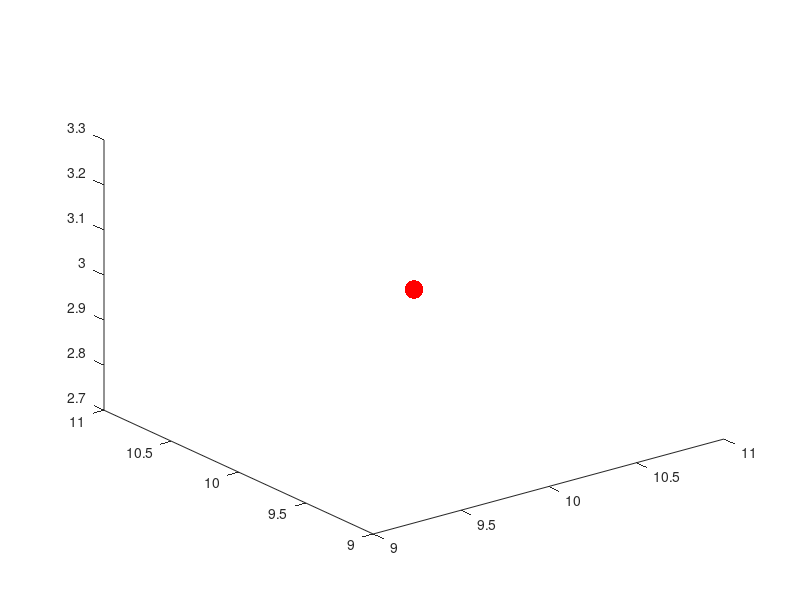

MATLAB code to generate this figure: (Note: this script raises an error after producing the figure.)
clear global
close all

video = false; % if want to save a movie, then let video = true
if(video)
    writerObj = VideoWriter('../videos/Ball_and_meshgrid.mp4','MPEG-4');
    writerObj.FrameRate = 30;
    open(writerObj);
end

%%%%%%%%%%%%%%%%%%%%%%%%%%%%%%%%%%%%%%%%%%%%%%%%%%%%%%%%%%%%%%%%%%%%%%%%%%%
%%%%%%%%%%%%%%%%%%%%%%%%%%%%%%% VARIABLES %%%%%%%%%%%%%%%%%%%%%%%%%%%%%%%%%
%%%%%%%%%%%%%%%%%%%%%%%%%%%%%%%%%%%%%%%%%%%%%%%%%%%%%%%%%%%%%%%%%%%%%%%%%%%

% Variables for the mashgrid
n1=30;
n2=30;
h1=0.5;
h2=0.5;
x=1:h1:n1;
y=1:h2:n2;
r_m=0.5;

lmax_m = (n1-1)*n2+(n2-1)*n1;       % linkmunber
kmax_m = n1*n2;                     % piontmunber
R0_m = r_m*ones(lmax_m,1);                % rest length
S_m = 1000000*ones(lmax_m,1);           % Stiffness
D_m = 0*ones(lmax_m,1);              % Damping constant
m = 0.5;                               % Mass of the points
M_m = m*ones(kmax_m,1);               % Mass array

g = 9.8;                            % gravity constant


%link_h = 1:(n1-1)*n2;
%link_v = (n1-1)*n2+1;
nskip = 20;
X_m = zeros(kmax_m,3);              % setup position of the points on the meshgrid
for i = 1:n1
    for j = 1:n2
index=(i-1)*n1+j;
X_m(index,:)=[x(i),y(j),0];
    end
end 

% Indexing all points on the meshgrid with indeces of links
jj_m=zeros(lmax_m,1);kk_m=zeros(lmax_m,1);
for k=1:n1-1
    for l=1:n2
        jj_m(k+(n1-1)*(l-1))=k+n1*(l-1);  kk_m(k+(n1-1)*(l-1))=k+n1*(l-1)+1;
    end
end
for l=1:n2-1
    for k=1:n1
        jj_m((n1-1)*n2+l+(n2-1)*(k-1))=k+n1*(l-1);
        kk_m((n1-1)*n2+l+(n2-1)*(k-1))=k+n1*l;
    end
end

% Variables for Ball and links bewteen ball and the meshgrid
r_b = 1;
xpb=10;
ypb=10;
zpb=3;
R0_b = zeros(kmax_m,1);
X_b = [xpb,ypb,zpb];
S_b = zeros(kmax_m,1);
D_b = zeros(kmax_m,1);
M_b = 2;

% Merge all the variables

kmax = kmax_m + 1;                  % number of points on the meshgrid + the ball
lmax = lmax_m + kmax_m;             
% number of the links on the meshgrid + all the links that link ball and points on the meshgrid
jj = zeros(lmax,1);                   % index of points of one end of any link
kk = zeros(lmax,1);                   % index of points of the other end of any link
for p = 1:lmax_m
    jj(p)=jj_m(p);
    kk(p)=kk_m(p);
end
for p = (lmax_m+1):lmax
    jj(p) = p-lmax_m;
    kk(p) = kmax;
end
X = zeros(kmax,3);                   % set up position for all the points on the meshgrid
for k=1:kmax-1
    X(k,:)=X_m(k,:);                 % set up position for the ball specifically
end
X(kmax,:)=X_b;

R0 = [R0_m;R0_b];
S = [S_m;S_b];
D = [D_m;D_b];
M = [M_m;M_b];

%G=m*g;
%U_b = zeros(zpb,3);

%T=sqrt(2*zpb/g); % 设置下落时间
%H0=zpb;
%dt=0.001;%高度更新时间周期

%%%%%%%%%%%%%%%%%%%%%%%%%%%%%%%%%%%%%%%%%%%%%%%%%%%%%%%%%%%%%%%%%%%%%%%%%%%
%%%%%%%%%%%%%%%%%%%%%%%%%%%% Set up Animation %%%%%%%%%%%%%%%%%%%%%%%%%%%%%
%%%%%%%%%%%%%%%%%%%%%%%%%%%%%%%%%%%%%%%%%%%%%%%%%%%%%%%%%%%%%%%%%%%%%%%%%%%

lm = 1:lmax_m;                       % indeces of links on the meshgrid
lb = (lmax_m+1):lmax;                % indeces of links between ball and points on the meshgrid
pm = 1:kmax_m;                       % indeces of points on the meshgrid
figure(1);
fig = figure(1);
    phb=plot3(X_b(1,1),X_b(1,2),X_b(1,3),".","Markersize",40,"Color","r");  % plot the ball
    hold on
    phm=plot3(X(pm,1),X(pm,2),X(pm,3),"O","Markersize",6,"Color","b");         % plot points of the meshgrid
%    lhm=plot3([X(jj(lm),1),X(kk(lm),1)]',[X(jj(lm),2),X(kk(lm),2)]',...
%        [X(jj(lm),3),X(kk(lm),3)]',"Color","b","LineWidth",1);            % plot links on the meshgrid
%    lhb=plot3([X(jj(lb),1),X(kk(lb),1)]',[X(jj(lb),2),X(kk(lb),2)]',...
%        [X(jj(lb),3),X(kk(lb),3)]',"Color","g","LineWidth",1); 
    
 % plot links between ball and points on the meshgrid
 hold on
    axis equal
    axis manual
    axis([0,n1/2+1,0,n2/2+1,-5,5]);
 drawnow


tmax = 5;   % duration of simulation (s)
clockmax = 100000; %number of time steps
dt = tmax/clockmax; %(s)
X_save=zeros(clockmax,3);
t_save=zeros(clockmax,1);
E_save = zeros(clockmax,1);
Eb_save = zeros(clockmax,1);
Em_save = zeros(clockmax,1);
Ek = zeros(clockmax,1);
Epg = zeros(clockmax,1);
Eps = zeros(clockmax,1);
Xm_z = zeros(kmax_m,1);                      % array to store the height of points on the meshgrid
Hmax_save = zeros(clockmax,1);               % store maximum height of the mesh
Hmin_save = zeros(clockmax,1);               % store minimum height of the mesh
Hb_save = zeros(clockmax,1);                 % store height of ball

fixed = [1,n1,n1*n2-n1+1,n1*n2];   % Set up fixed points

%%%%%%%%%%%%%%%%%%%%%%%%%%%%%%%%%%%%%%%%%%%%%%%%%%%%%%%%%%%%%%%%%%%%%%%%%%%
%%%%%%%% original codes for directly apply a force to the meshgrid %%%%%%%%
%forced = 15; %Set up where we apply the force

t_ext_start = 5; %time that external force starts (s)
%t_ext_stop =  1; %time that external force stops (s)
%F_ext = -10*m*g; %external force (Kg.m/s^2)
%%%%%%%%%%%%%%%%%%%%%%%%%%%%%%%%%%%%%%%%%%%%%%%%%%%%%%%%%%%%%%%%%%%%%%%%%%%


%initialize velocity
U = zeros(kmax,3);
U(kmax,:) = [0,0,-10];
U_norm = zeros(kmax,1);

%initialize difference between the ball and any point on the meshgrid
X_mb = zeros(kmax_m,3);
d_mb = zeros(kmax_m,1);

for clock=1:clockmax
  t = clock*dt;

%%%%%%% compare distance between the ball and points on the meshgrid %%%%%%
  for k=1:kmax_m
    X_mb(k,:) = X(kmax,:) - X(k,:);
    d_mb(k,1) = sqrt(sum(X_mb(k,:).^2,2)); %compute distance between each point on 
                                           %the meshgrid and ball
  end
  d_min = min(d_mb);

% reset the links between ball and points on the meshgrid (disconnect them)

for l = (lmax_m+1):lmax
    R0(l) = 0;
    S(l) = 0;
    D(l) = 0;
end

% throw away all points between ball and meshgrid if distance is big
  if (d_min > r_b+r_m)
    l_mb = [];
  end

% select points with distance smaller than r_b+r_m
  if (d_min <= r_b+r_m)
    %d_mb2 = d_mb - d_min*ones(kmax_m,1);
    %l_mb = lmax_m + find(~d_mb2);         % find all the indices of the 
                                          % links that we want to connect 
    l_mb = lmax_m + find(d_mb <= r_b+r_m);
    
  end
  
% connect ball and selected points 
  for l = l_mb
    R0(l) = r_m+r_b;
    S(l) = 500;
    D(l) = 0;
  end

%%%%%%%%%%%%%%%%%%%%% start to compute the motion %%%%%%%%%%%%%%%%%%%%%%%%%
  DX = X(jj,:) - X(kk,:); %link vectors
  DU = U(jj,:) - U(kk,:); %link velocity difference vectors
  R = sqrt(sum(DX.^2,2)); %link lengths
  T = S.*(R-R0) + (D./R).*sum(DX.*DU,2); %link tensions
  TR=T./R; %link tensions divided by link lengths
  FF=[TR,TR,TR].*DX; %link force vectors

  F=zeros(kmax,3); %initialize force array for mass points 
  F(1:kmax_m,3) = - m*g*ones(kmax_m,1);    %apply force of gravity to each meshgrid point
  F(kmax,3) = - M_b*g;       %apply force of gravity to the ball

  % For each link, add its force with correct sign
  % to the point at each end of the link:
  for link=1:lmax
    F(kk(link),:)=F(kk(link),:)+FF(link,:);
    F(jj(link),:)=F(jj(link),:)-FF(link,:);
  end

  %disp(norm(U(kmax,:)));
  %disp(norm(U(500,:)));

%%%%%%%%%%%%%%%%%%%%%%%%%%%%%%%%%%%%%%%%%%%%%%%%%%%%%%%%%%%%%%%%%%%%%%%%%%%
%%%%%%%% original codes for directly apply a force to the meshgrid %%%%%%%%
  %apply external force during specified time interval:
  %if((t_ext_start < t) && (t < t_ext_stop))
  %  F(forced,:) = F(forced,:) + F_ext;
  %end
%%%%%%%%%%%%%%%%%%%%%%%%%%%%%%%%%%%%%%%%%%%%%%%%%%%%%%%%%%%%%%%%%%%%%%%%%%%
for k=1:kmax_m
  U(k,:) = U(k,:) + dt*F(k,:)./[m,m,m]; 
end
  U(kmax,:)=U(kmax,:) + dt*F(kmax,:)./[M_b,M_b,M_b];
  %update velocities of all points,
  %but if the index of the point is on the list "fixed",
  %set its velocity equal to zero:
  U(fixed,:)=0; 

  X = X + dt*U; %update positions of all points

  %store some results for future plotting
  %X_save(clock,:)=X(n+2,:);

 
  t_save(clock) = t;

  E_save(clock) = ...                                         % Save current total energy
        1 / 2 * sum(M .* sqrt(sum(U .^ 2, 2)) .^ 2) + ...       % Total kinetic energy
        sum(M .* X(:, 3) * g) + ...                             % Total gravitational potential energy
        1 / 2 * sum(S .* (R-R0) .^ 2);                         % Total elastic potential energy
  
  for k = kmax
      Ek(clock) = Ek(clock) + 1/2*M(k)*(U(k,1)^2+U(k,2)^2+U(k,3)^2);
      Epg(clock) = Epg(clock) + M(k)*g*X(k,3);
  end
  for l = l_mb
      Eps(clock) = Eps(clock) + 1/2* sum(S(l) .*(R(l)-R0(l)) .^2);
  end

  for k = 1:kmax_m
      Em_save(clock) = Em_save(clock) + 1/2*M(k)*(U(k,1)^2+U(k,2)^2+U(k,3)^2)...
       + M(k)*g*X(k,3);
  end
  for l = 1:lmax_m
      Em_save(clock) = Em_save(clock) + 1/2* S(l) *(R(l)-R0(l)) ^2;
  end
  Eb_save(clock) = Ek(clock)+Epg(clock)+Eps(clock);
  
  Hb_save(clock) = X(kmax,3);
  Eb_save(clock) = Ek(clock)+Epg(clock)+Eps(clock);
  
  Hb_save(clock) = X(kmax,3);
  
  Xm_z(1:kmax_m) = X(1:kmax_m,3);
  Hmin_save(clock) = min(Xm_z);
  Hmax_save(clock) = max(Xm_z);
  

%%%%%%%%%%%%%%%%%%%%%%%%%%%%%%%%%%%%%%%%%%%%%%%%%%%%%%%%%%%%%%%%%%%%%%%%%%%
%%%%%%%%%%%%%%%%%%%%%%%%%%%   ANIMATION   %%%%%%%%%%%%%%%%%%%%%%%%%%%%%%%%%
%%%%%%%%%%%%%%%%%%%%%%%%%%%%%%%%%%%%%%%%%%%%%%%%%%%%%%%%%%%%%%%%%%%%%%%%%%%

if mod(clock,nskip)==0
clf(fig)

    phb=plot3(X(kmax,1),X(kmax,2),X(kmax,3),".","Markersize",40,"Color","r");  % plot the ball
    hold on
    phm=plot3(X(pm,1),X(pm,2),X(pm,3),"O","Markersize",6,"Color","b");         % plot points of the meshgrid
    
    lhmb = plot3([X(jj(l_mb),1),X(kk(l_mb),1)]',[X(jj(l_mb),2),X(kk(l_mb),2)]',...
        [X(jj(l_mb),3),X(kk(l_mb),3)]',"Color","b","LineWidth",1);
%    lhm=plot3([X(jj(lm),1),X(kk(lm),1)]',[X(jj(lm),2),X(kk(lm),2)]',...
%        [X(jj(lm),3),X(kk(lm),3)]',"Color","b","LineWidth",1);
%        % plot links on the meshgrid
%    lhb=plot3([X(jj(lb),1),X(kk(lb),1)]',[X(jj(lb),2),X(kk(lb),2)]',...
%        [X(jj(lb),3),X(kk(lb),3)]',"Color","g","LineWidth",1);
    
% plot links between ball and points on the meshgrid
 hold on
    axis equal
    axis manual
    axis([0,n1/2+1,0,n2/2+1,-5,5]);
 drawnow
end

    if video
            frame = getframe(gcf);
            writeVideo(writerObj,frame);
    end
end

%{
figure(2)
plot(t_save',E_save');

 figure(3)
 plot(t_save',Hmax_save',t_save',Hmin_save');
 
 figure(4)
 plot(t_save',Hb_save');

figure(5)
plot(t_save',Eb_save);

figure(6)
plot(t_save',Em_save');
%}

if  video 
    close(writerObj);
end


%for t=0:dt:T%循环开始
%   if(norm(X(jj,:) - X_b) > R)
%       H0=H0-1/2*g*t^2;
%   end
%h=plot3(xpb,ypb,H0,'O', 'markersize', 20);%绘制实时小球高度图
%   drawnow;%实时更新坐标图窗口
%   hold on
%end

